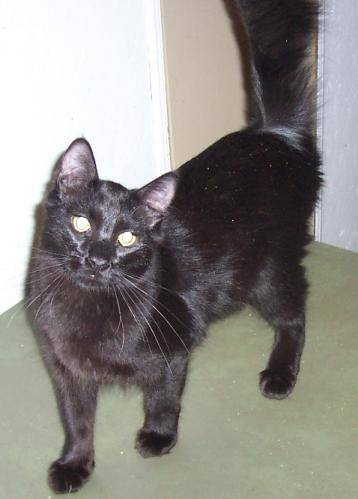
#> input picture dogs-vs-cats/train/cats/cat.1021.jpg, 358 x 499 px; its folder holds only this picture in this run
$ jupyter execute --allow-errors SVM.ipynb
#> lines starting #> are read from the running program, lines starting #| are printed output that depends on the picture
[cell 1]
import os
import cv2
from skimage.feature import hog
import numpy as np
from sklearn.model_selection import train_test_split, GridSearchCV
from sklearn.svm import SVC
from sklearn.metrics import accuracy_score,classification_report

[cell 2]
def load_and_preprocess_data(data_dir, image_size):
#> called with data_dir = 'dogs-vs-cats/train', image_size = 64
    X, y = [], []

    for category in os.listdir(data_dir):
        category_path = os.path.join(data_dir, category)
        if os.path.isdir(category_path):
            label = 1 if category == 'dogs' else 0

            for filename in os.listdir(category_path):
                img_path = os.path.join(category_path, filename)
                img = cv2.imread(img_path)
#> img is the input picture: shape (499, 358, 3); mean B, G, R 134.8, 138.8, 142.1
                img = cv2.resize(img, (image_size, image_size))
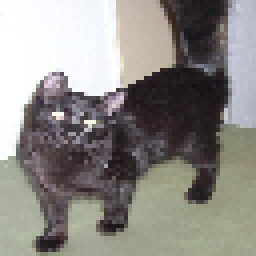
#> img: shape (64, 64, 3) (shown 4 times larger); mean B, G, R 134.6, 138.7, 142
                img = cv2.cvtColor(img, cv2.COLOR_BGR2GRAY)
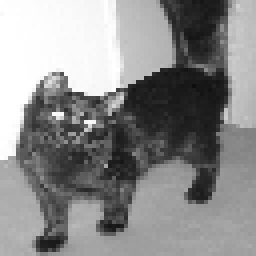
#> img: shape (64, 64) (shown 4 times larger); min 13, max 255, mean 139.2

                features, hog_image = hog(img, orientations=9, pixels_per_cell=(8, 8), cells_per_block=(2, 2), visualize=True)
#> features = 1764 values, max 0.466 at index 81, min 0 at index 1, mean 0.128

                X.append(features)
                y.append(label)
#> pass 2 of the loop in load_and_preprocess_data, `for category in os.listdir(data_dir):`:
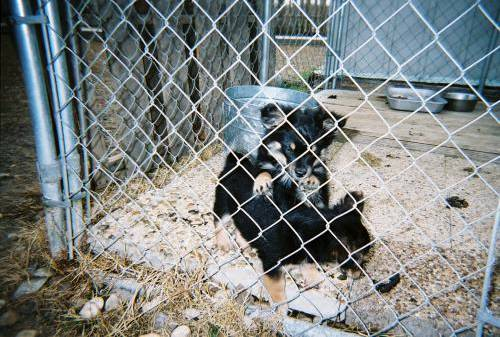
#> input picture dogs-vs-cats/train/dogs/dog.1077.jpg, 500 x 337 px
#> in load_and_preprocess_data, img is the input picture: shape (337, 500, 3); mean B, G, R 129.5, 130.7, 125.7
#> in load_and_preprocess_data, `img = cv2.resize(img, (image_size, image_size))`:
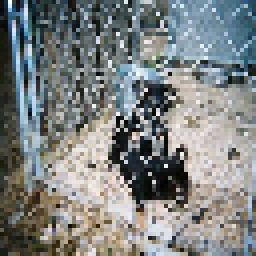
#> img: shape (64, 64, 3) (shown 4 times larger); mean B, G, R 129, 130.3, 125.4
#> in load_and_preprocess_data, `img = cv2.cvtColor(img, cv2.COLOR_BGR2GRAY)`:
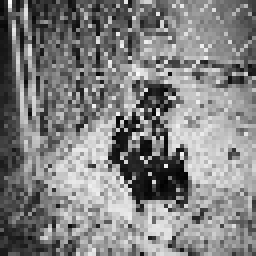
#> img: shape (64, 64) (shown 4 times larger); min 2, max 251, mean 128.7
#> in load_and_preprocess_data, `features, hog_image = hog(img, orientations=9, pixels_per_cell=(8, 8),..`: features = 1764 values, max 0.345 at index 0, min 0.00345 at index 411, mean 0.152

    return np.array(X), np.array(y)

[cell 3]
data_dir='dogs-vs-cats/train'
image_size=64

X,y=load_and_preprocess_data(data_dir,image_size)
#> y = [0, 1]
X=X/255.0
X_flatten=X.reshape(X.shape[0],-1)
unique_labels = np.unique(y)
#> unique_labels = [0, 1]
print(f'Unique Labels: {unique_labels}')
#| Unique Labels: [0 1]

[cell 4]
X_train,X_test,y_train,y_test=train_test_split(X_flatten,y,test_size=0.2,random_state=42)
#> y_train = [0]; y_test = [1]

param_grid = {
    'C': [1],
    'kernel': ['rbf'],
}

svm_model = SVC(random_state=42, probability=True, class_weight='balanced')

grid_search = GridSearchCV(svm_model, param_grid, cv=3, n_jobs=-1)
#> (the rest of this cell did not finish here and is left out)

[cell 5]
import cv2
from skimage.feature import hog
from skimage import exposure
from skimage.transform import resize
from skimage.io import imread
import matplotlib.pyplot as plt

def preprocess_image(image_path):

#> called with image_path = 'dogs-vs-cats/test1/89.jpg'
    image = cv2.imread(image_path)
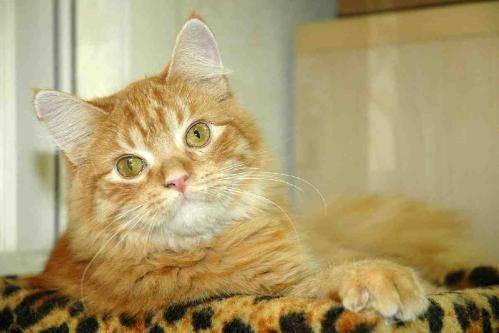
#> input picture dogs-vs-cats/test1/89.jpg, 499 x 333 px
#> image is the input picture: shape (333, 499, 3); mean B, G, R 110.9, 156.3, 173.3
    gray_image = cv2.cvtColor(image, cv2.COLOR_BGR2GRAY)
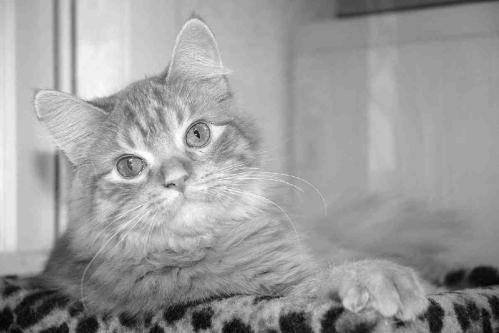
#> gray_image: shape (333, 499); min 1, max 254, mean 156.2
    resized_image = resize(gray_image, (64, 64))
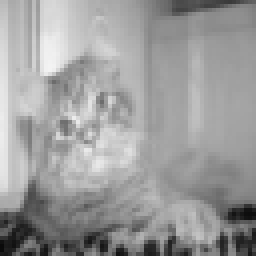
#> resized_image: shape (64, 64) float64 (shown 4 times larger); min 0.041, max 0.955, mean 0.613

    features, _ = hog(resized_image, orientations=9, pixels_per_cell=(8, 8), cells_per_block=(2, 2), visualize=True)
#> features = 1764 values, max 0.416 at index 727, min 0 at index 5, mean 0.135
    features_flatten = features.flatten()
#> features_flatten has the same summary as features

    return features_flatten

image_path = 'dogs-vs-cats/test1/89.jpg'
preprocessed_image = preprocess_image(image_path)
#> preprocessed_image has the same summary as features in preprocess_image
img=imread(image_path)
#> img: shape (333, 499, 3)
plt.imshow(img)
plt.show()

reshaped_image = preprocessed_image.reshape(1, -1)

#> (the rest of this cell did not finish here and is left out)
